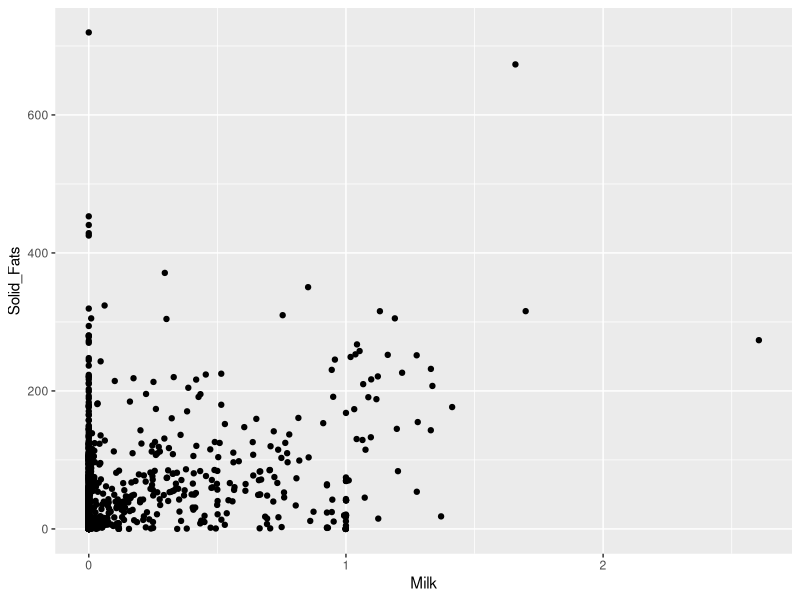

The R script that drew this image:
## ---- chunk 1
library('tidyverse')
nutrition <- read.csv('Food_Display_Table.csv')
## ---- chunk 2
ggplot(nutrition, aes(x=Milk, y=Solid_Fats)) + geom_point()
